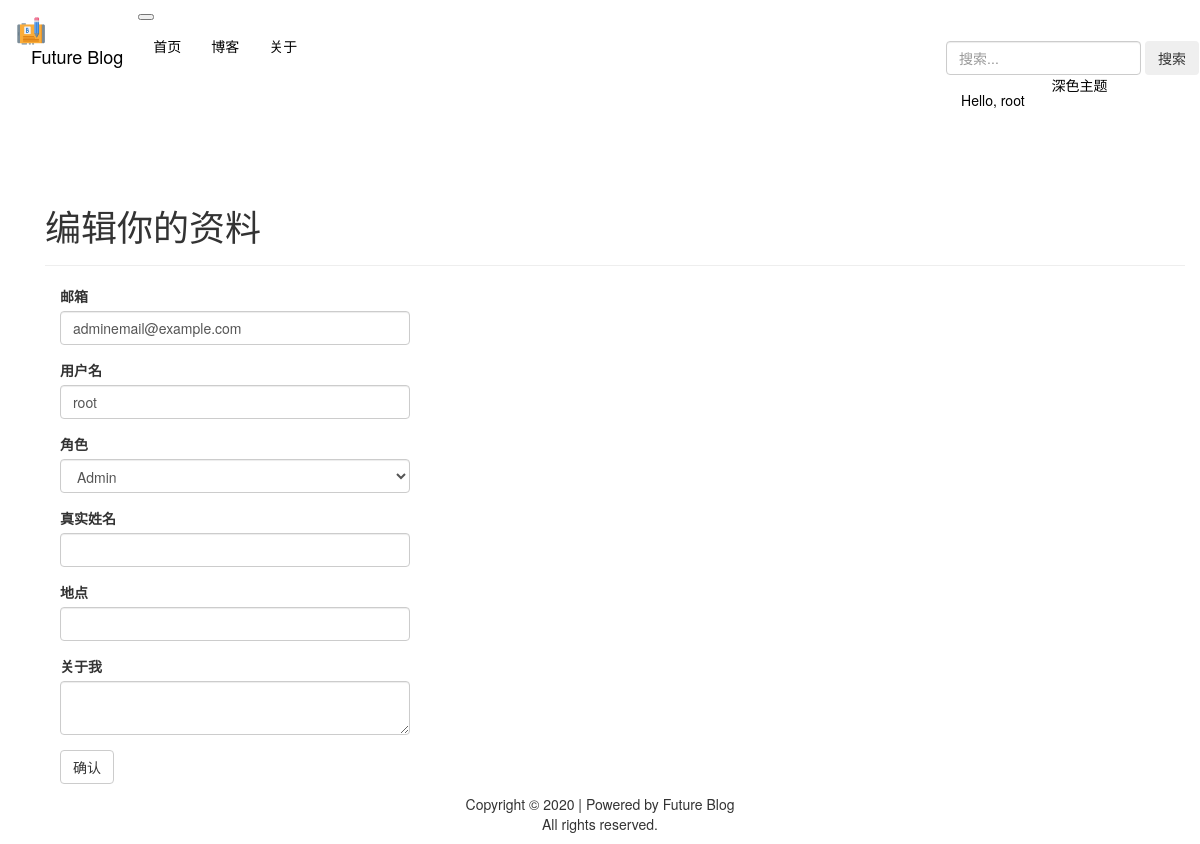
/edit-profile/1/ (signed in), run on the app's committed database.
### app/main/models.py (models this page shows, shortened)
class User(UserMixin, db.Model):
    __tablename__ = 'users'
    id = db.Column(db.Integer, primary_key=True)
    email = db.Column(db.String(64), unique=True, index=True)
    username = db.Column(db.String(64), unique=True, index=True)
    role_id = db.Column(db.Integer, db.ForeignKey('roles.id'))
    password_hash = db.Column(db.String(128))
    name = db.Column(db.String(64))
    location = db.Column(db.String(64))
    about_me = db.Column(db.Text())
    member_since = db.Column(db.DateTime(), default=datetime.utcnow)
    last_seen = db.Column(db.DateTime(), default=datetime.utcnow)
    avatar_hash = db.Column(db.String(32))
    dark_theme = db.Column(db.Boolean, default=False)
    posts = db.relationship('Post', backref='author', lazy='dynamic')
    followed = db.relationship('Follow', foreign_keys=[Follow.follower_id],
                                backref=db.backref('follower', lazy='joined'), lazy='dynamic',
                                cascade='all, delete-orphan')
    followers = db.relationship('Follow', foreign_keys=[Follow.followed_id],
                                backref=db.backref('followed', lazy='joined'), lazy='dynamic',
                                cascade='all, delete-orphan')
    comments = db.relationship('Comment', backref='author', lazy='dynamic')
    chat_se = db.relationship('Chat', backref='author', lazy='dynamic', foreign_keys=[Chat.author_id])
    chat_re = db.relationship('Chat', backref='reciver', lazy='dynamic', foreign_keys=[Chat.reciver_id])
    unread = db.Column(db.Integer)
    likes = db.relationship('Like', backref='author', lazy='dynamic')
    favorites = db.relationship('Favorite', backref='owner', lazy='dynamic')
    @property
    def password(self):
        raise AttributeError('password is not a readable attribute')
    def can(self, perm):
        return self.role is not None and self.role.has_permission(perm)
    def ping(self):
        self.last_seen = datetime.today()
        db.session.add(self)
        db.session.commit()

### app/main/views.py (the view, shortened to what this page needs)
@main.route('/edit-profile/<int:id>/', methods=['GET', 'POST'])
@login_required
@admin_required
def edit_profile_admin(id):
    user = User.query.get_or_404(id)
    form = EditProfileAdminForm(user=user)
    form.email.data = user.email
    form.username.data = user.username
    form.role.data = user.role_id
    form.name.data = user.name
    form.location.data = user.location
    form.about_me.data = user.about_me
    return render_template('edit_profile.html', form=form, user=user)

### app/main/forms.py (shortened to what this page needs)
class EditProfileAdminForm(FlaskForm):
    email = StringField('邮箱', validators=[DataRequired(), Length(1,64), Email()])
    username = StringField('用户名', validators=[DataRequired(), Length(1,64),
                                                   Regexp('^[A-Za-z][A-Za-z0-9_.]*$', 0,
                                                          'Usernames must hav only letters, numbers, dots or underlines')])
    role = SelectField('角色', coerce=int)
    name = StringField('真实姓名', validators=[Length(0,64)])
    location = StringField('地点', validators=[Length(0,64)])
    about_me = TextAreaField('关于我')
    submit = SubmitField('确认')
    def __init__(self, user, *args, **kwargs):
        super(EditProfileAdminForm, self).__init__(*args, **kwargs)
        self.role.choices = [(role.id, role.name)
                             for role in Role.query.order_by(Role.name).all()]
        self.user = user

### app/main/__init__.py (called while the page is built)
@main.app_context_processor
def inject_permissions():
    return dict(Permission=Permission)

### app/main/models.py (called while the page is built)
@login_manager.user_loader
def load_user(user_id):
    return User.query.get(int(user_id))

    def has_permission(self, perm):
        return self.permissions & perm == perm

### blog.py (called while the page is built)
@app.before_request
def before_request():
    if current_user.is_authenticated:
        current_user.ping()

### app/templates/edit_profile.html (shortened to what this page needs)
{% extends "base.html" %}
{% import "bootstrap/wtf.html" as wtf %}
{% block page_content %}
    <div class="page-header">
        <h1>编辑你的资料</h1>
    </div>
    <div class="col-md-4">
    {{ wtf.quick_form(form) }}
    </div>
{% endblock %}

### app/templates/base.html (shortened to what this page needs)
{% extends "bootstrap/base.html" %}
{% import "bootstrap/wtf.html" as wtf %}
{% block head %}
{{ super() }}
    <link rel="stylesheet" type="text/css" href="{{ url_for('static', filename='styles.css') }}">
    <link href="https://cdn.bootcss.com/font-awesome/5.11.2/css/all.css" rel="stylesheet">
{% endblock %}
{% block navbar %}
    <nav class="navbar navbar-expand-lg {% if current_user.dark_theme %}bg-dark navbar-dark{% else %}bg-light navbar-light{% endif %}">
          <a class="navbar-brand" href="/">
            <img src="../static/favicon.png" width="30" height="30" class="d-inline-block" alt=""> &nbsp;&nbsp;&nbsp;Future Blog
          </a>
          <button class="navbar-toggler" type="button" data-toggle="collapse" data-target="#navbarNavDropdown" aria-controls="navbarText" aria-expanded="false" aria-label="Toggle navigation">
          </button>
        <div class="collapse navbar-collapse" id="navbarNavDropdown">
        <ul class="nav navbar-nav">
        <li class="nav-item">
          <a class="nav-link" href="/">首页</a>
        </li>
        <li class="nav-item">
          <a class="nav-link" href="/blog">博客</a>
        </li>
        <li class="nav-item">
          <a class="nav-link" href="/about">关于</a>
        </li>
        </ul>
      <ul class="nav navbar-nav navbar-right justify-content-end ml-auto">
        {% if current_user.is_authenticated %}
        <form class="form-inline" action="{{ url_for('main.search') }}" method="GET">
          <input class="form-control mr-sm-2" type="search" placeholder="搜索..." aria-label="Search" name="keyword" id="keyword">
          <button class="btn btn-outline-success my-2 my-sm-0" type="submit">搜索</button>
        </form>
        <a href="/change-theme" class="nav-link">{% if current_user.dark_theme == True %}浅色主题{% else %}深色主题{% endif %}</a>
            <li class="nav-item dropdown mr-lg-5">
            <a href="" class="nav-link dropdown-toggle" data-toggle="dropdown">Hello, {{ current_user.username }}</a>
            </li>
        {% else %}
        <a class="nav-link" href="{{ url_for('main.login') }}">登录</a>  <a class="nav-link" href="{{ url_for('main.register') }}">注册</a>
        {% endif %}
    </ul>
</nav>
<br>
{% endblock %}
{% block content %}
<body class="{% if current_user.dark_theme %}bg-warning text-dark{% else %}bg-white text-dark{% endif %}">
    <div class="container">
        <div class="container">
        {% block page_content %}
        {% endblock %}
        </div>
    </div>
    <footer class="container-fluid py-3 align-bottom {% if current_user.dark_theme %}bg-dark{% else %}bg-light{% endif %}">
        <p class="{% if current_user.dark_theme %}text-white{% else %}text-dark{% endif %} text-center">Copyright &copy; 2020 | Powered by Future Blog<br>All rights reserved.</p>
    </footer>
    </body>
{% endblock %}

### app/static/styles.css (style rules this page uses)
.page-header { padding-bottom: 9px; margin: 40px 0 20px; border-bottom: 1px solid #eee; }

### data on the page
User: username "root", email "adminemail@example.com", role "Admin"
